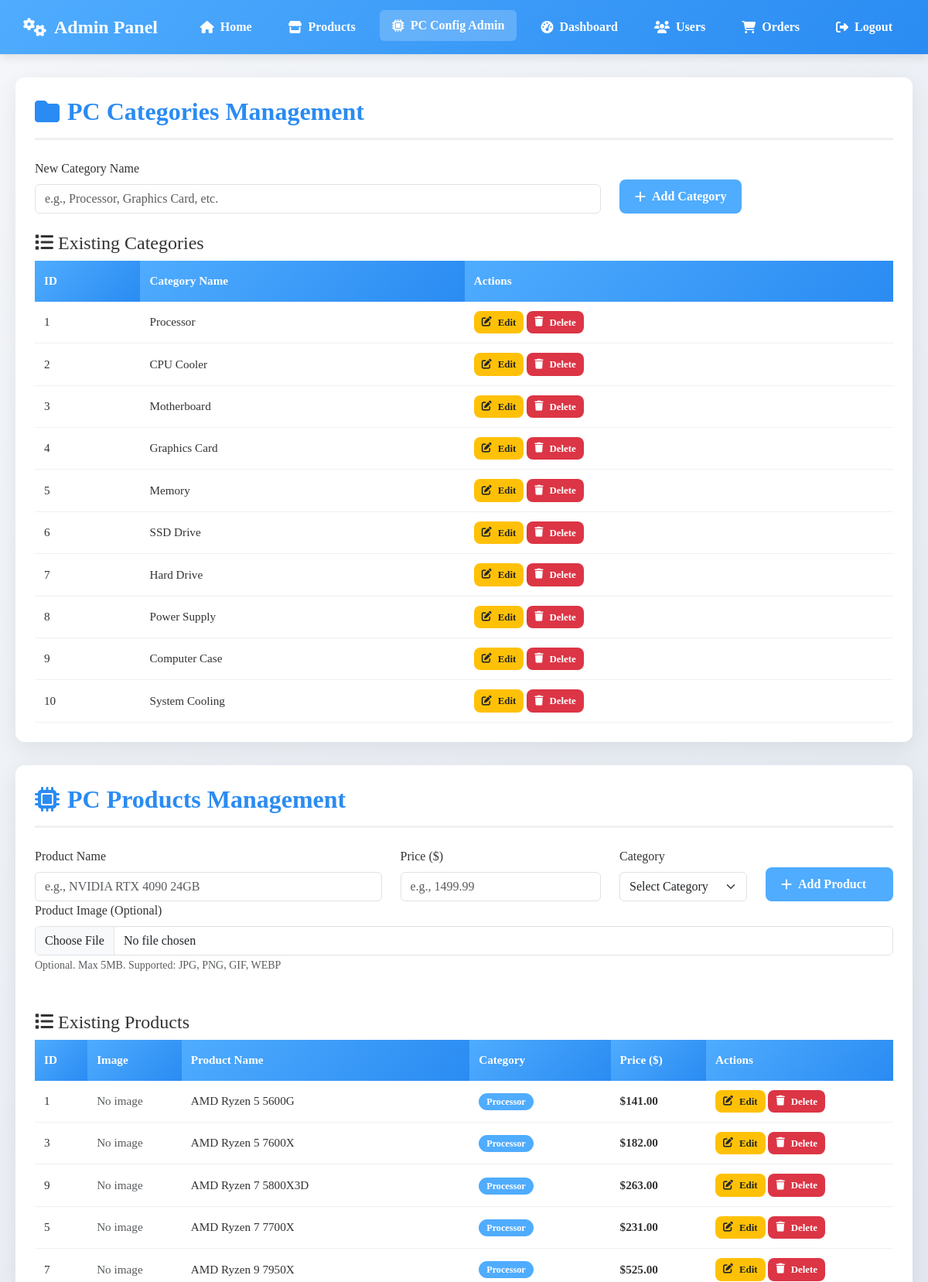
/admin/index.php?page=pc (signed in, upper part), run on the app's committed database.
### tables this page shows
CREATE TABLE IF NOT EXISTS pc_categories (
    id INT AUTO_INCREMENT PRIMARY KEY,
    name VARCHAR(100) NOT NULL
);

CREATE TABLE IF NOT EXISTS pc_products (
    id INT AUTO_INCREMENT PRIMARY KEY,
    name VARCHAR(255) NOT NULL,
    price INT NOT NULL,
    image VARCHAR(255),
    category_id INT NOT NULL
);

### admin/controllers/PCController.php (called while the page is built, shortened)
<?php
class PCController {
    private $pcModel;
    public function __construct($connection) {
        $this->pcModel = new PCModel($connection);
    }
    public function index() {
        $categories = $this->pcModel->getAllCategories();
        $products = $this->pcModel->getAllProducts();
        require_once __DIR__ . '/../views/pc/dashboard.php';
    }
}
?>

### admin/models/PCModel.php (called while the page is built, shortened)
<?php
class PCModel {
    private $conn;
    public function __construct($connection) {
        $this->conn = $connection;
    }
    public function getAllCategories() {
        $stmt = $this->conn->query("SELECT * FROM pc_categories ORDER BY id ASC");
        return $stmt->fetchAll(PDO::FETCH_ASSOC);
    }
    public function getAllProducts() {
        $stmt = $this->conn->query("
            SELECT p.*, c.name as category_name
            FROM pc_products p
            LEFT JOIN pc_categories c ON p.category_id = c.id
            ORDER BY p.category_id, p.name
        ");
        return $stmt->fetchAll(PDO::FETCH_ASSOC);
    }
}
?>

### admin/views/pc/dashboard.php (the view, shortened to what this page needs)
<?php
if (!isset($edit_mode)) {
    $edit_mode = false;
    $edit_category_id = 0;
    $edit_category_name = '';
}
if (!isset($edit_product_id)) {
    $edit_product_id = 0;
}
if (!isset($edit_product_data)) {
    $edit_product_data = null;
}
?>
<div class="admin-container">
    <div class="admin-card">
        <h2><i class="fas fa-folder"></i> PC Categories Management</h2>
        <?php if ($edit_mode): ?>
            <form method="POST" action="index.php?page=pc&action=update_category" class="mb-4">
                <input type="hidden" name="category_id" value="<?php echo $edit_category_id; ?>">
                <div class="row">
                    <div class="col-md-8">
                        <div class="form-group">
                            <label class="form-label">Category Name</label>
                            <input type="text" name="category_name" class="form-control"
                                   value="<?php echo htmlspecialchars($edit_category_name); ?>"
                                   required placeholder="Enter category name">
                        </div>
                    </div>
                    <div class="col-md-4 d-flex align-items-end">
                        <div class="action-buttons">
                            <button type="submit" class="btn btn-success">
                                <i class="fas fa-save"></i> Update Category
                            </button>
                            <a href="index.php?page=pc" class="btn btn-danger">
                                <i class="fas fa-times"></i> Cancel
                            </a>
                        </div>
                    </div>
                </div>
            </form>
        <?php else: ?>
            <form method="POST" action="index.php?page=pc&action=add_category" class="mb-4">
                <div class="row">
                    <div class="col-md-8">
                        <div class="form-group">
                            <label class="form-label">New Category Name</label>
                            <input type="text" name="category_name" class="form-control"
                                   required placeholder="e.g., Processor, Graphics Card, etc.">
                        </div>
                    </div>
                    <div class="col-md-4 d-flex align-items-end">
                        <button type="submit" class="btn btn-primary">
                            <i class="fas fa-plus"></i> Add Category
                        </button>
                    </div>
                </div>
            </form>
        <?php endif; ?>
        <h4><i class="fas fa-list"></i> Existing Categories</h4>
        <?php if (!empty($categories)): ?>
            <div class="table-responsive">
                <table class="admin-table">
                    <thead>
                        <tr>
                            <th>ID</th>
                            <th>Category Name</th>
                            <th>Actions</th>
                        </tr>
                    </thead>
                    <tbody>
                        <?php foreach ($categories as $category): ?>
                        <tr>
                            <td><?php echo htmlspecialchars($category['id']); ?></td>
                            <td><?php echo htmlspecialchars($category['name']); ?></td>
                            <td>
                                <div class="action-buttons">
                                    <a href="index.php?page=pc&action=edit_category&id=<?php echo $category['id']; ?>" class="btn btn-warning btn-sm">
                                        <i class="fas fa-edit"></i> Edit
                                    </a>
                                    <a href="index.php?page=pc&action=delete_category&id=<?php echo $category['id']; ?>"
                                       class="btn btn-danger btn-sm"
                                       onclick="return confirm('Are you sure you want to delete this category?')">
                                        <i class="fas fa-trash"></i> Delete
                                    </a>
                                </div>
                            </td>
                        </tr>
                        <?php endforeach; ?>
                    </tbody>
                </table>
            </div>
        <?php endif; ?>
    </div>
    <div class="admin-card">
        <h2><i class="fas fa-microchip"></i> PC Products Management</h2>
        <?php if ($edit_product_id > 0 && $edit_product_data): ?>
            <form method="POST" action="index.php?page=pc&action=update_product" enctype="multipart/form-data">
                <input type="hidden" name="product_id" value="<?php echo $edit_product_id; ?>">
                <input type="hidden" name="current_image" value="<?php echo htmlspecialchars($edit_product_data['image'] ?? ''); ?>">
                <div class="row">
                    <div class="col-md-6">
                        <div class="form-group">
                            <label class="form-label">Product Name</label>
                            <input type="text" name="product_name" class="form-control"
                                   value="<?php echo htmlspecialchars($edit_product_data['name']); ?>"
                                   required placeholder="e.g., NVIDIA RTX 4090 24GB">
                        </div>
                    </div>
                    <div class="col-md-3">
                        <div class="form-group">
                            <label class="form-label">Price ($)</label>
                            <input type="number" name="product_price" class="form-control" step="0.01" min="0"
                                   value="<?php echo htmlspecialchars($edit_product_data['price']); ?>"
                                   required placeholder="e.g., 1499.99">
                        </div>
                    </div>
                    <div class="col-md-3">
                        <div class="form-group">
                            <label class="form-label">Category</label>
                            <select name="category_id" class="form-select" required>
                                <option value="">Select Category</option>
                                <?php foreach ($categories as $cat): ?>
                                <option value="<?php echo $cat['id']; ?>"
                                        <?php echo ($edit_product_data['category_id'] == $cat['id']) ? 'selected' : ''; ?>>
                                    <?php echo htmlspecialchars($cat['name']); ?>
                                </option>
                                <?php endforeach; ?>
                            </select>
                        </div>
                    </div>
                </div>
                <div class="row">
                    <div class="col-md-6">
                        <div class="form-group">
                            <label class="form-label">Product Image</label>
                            <input type="file" name="product_image" class="form-control" accept="image/*">
                            <small class="text-muted">Leave empty to keep current image. Max 5MB.</small>
                        </div>
                    </div>
                    <div class="col-md-6">
                        <?php if (!empty($edit_product_data['image']) && file_exists('../../' . $edit_product_data['image'])): ?>
                            <div class="form-group">
                                <label class="form-label">Current Image</label>
                                <div>
                                    <img src="../../<?php echo htmlspecialchars($edit_product_data['image']); ?>"
                                         alt="Current Product Image" class="current-image">
                                </div>
                            </div>
                        <?php endif; ?>
                    </div>
                </div>
                <div class="action-buttons mt-3">
                    <button type="submit" class="btn btn-success">
                        <i class="fas fa-save"></i> Update Product
                    </button>
                    <a href="index.php?page=pc" class="btn btn-danger">
                        <i class="fas fa-times"></i> Cancel
                    </a>
                </div>
            </form>
        <?php else: ?>
            <form method="POST" action="index.php?page=pc&action=add_product" enctype="multipart/form-data">
                <div class="row">
                    <div class="col-md-5">
                        <div class="form-group">
                            <label class="form-label">Product Name</label>
                            <input type="text" name="product_name" class="form-control"
                                   required placeholder="e.g., NVIDIA RTX 4090 24GB">
                        </div>
                    </div>
                    <div class="col-md-3">
                        <div class="form-group">
                            <label class="form-label">Price ($)</label>
                            <input type="number" name="product_price" class="form-control" step="0.01" min="0"
                                   required placeholder="e.g., 1499.99">
                        </div>
                    </div>
                    <div class="col-md-2">
                        <div class="form-group">
                            <label class="form-label">Category</label>
                            <select name="category_id" class="form-select" required>
                                <option value="">Select Category</option>
                            </select>
                        </div>
                    </div>
                    <div class="col-md-2 d-flex align-items-end">
                        <button type="submit" class="btn btn-primary w-100">
                            <i class="fas fa-plus"></i> Add Product
                        </button>
                    </div>
                </div>
                <div class="row">
                    <div class="col-md-12">
                        <div class="form-group">
                            <label class="form-label">Product Image (Optional)</label>
                            <input type="file" name="product_image" class="form-control" accept="image/*">
                            <small class="text-muted">Optional. Max 5MB. Supported: JPG, PNG, GIF, WEBP</small>
                        </div>
                    </div>
                </div>
            </form>
        <?php endif; ?>
        <h4 class="mt-5"><i class="fas fa-list"></i> Existing Products</h4>
        <?php if (!empty($products)): ?>
            <div class="table-responsive">
                <table class="admin-table">
                    <thead>
                        <tr>
                            <th>ID</th>
                            <th>Image</th>
                            <th>Product Name</th>
                            <th>Category</th>
                            <th>Price ($)</th>
                            <th>Actions</th>
                        </tr>
                    </thead>
                    <tbody>
                        <?php foreach ($products as $product):
                            $price = number_format($product['price'], 2);
                        ?>
                        <tr>
                            <td><?php echo htmlspecialchars($product['id']); ?></td>
                            <td>
                                <?php if (!empty($product['image']) && file_exists('../../' . $product['image'])): ?>
                                    <img src="../../<?php echo htmlspecialchars($product['image']); ?>"
                                         alt="Product Image" class="product-image">
                                <?php else: ?>
                                    <div class="text-muted">No image</div>
                                <?php endif; ?>
                            </td>
                            <td><?php echo htmlspecialchars($product['name']); ?></td>
                            <td>
                                <span class="badge badge-primary"><?php echo htmlspecialchars($product['category_name'] ?? 'Uncategorized'); ?></span>
                            </td>
                            <td>
                                <strong>$<?php echo $price; ?></strong>
                            </td>
                            <td>
                                <div class="action-buttons">
                                    <a href="index.php?page=pc&action=edit_product&id=<?php echo $product['id']; ?>" class="btn btn-warning btn-sm">
                                        <i class="fas fa-edit"></i> Edit
                                    </a>
                                    <a href="index.php?page=pc&action=delete_product&id=<?php echo $product['id']; ?>"
                                       class="btn btn-danger btn-sm"
                                       onclick="return confirm('Are you sure you want to delete this product?')">
                                        <i class="fas fa-trash"></i> Delete
                                    </a>
                                </div>
                            </td>
                        </tr>
                        <?php endforeach; ?>
                    </tbody>
                </table>
            </div>
        <?php endif; ?>
    </div>
</div>

### data on the page
pc_categories: id "1", name "Processor"
pc_categories: id "2", name "CPU Cooler"
pc_categories: id "3", name "Motherboard"
pc_categories: id "4", name "Graphics Card"
pc_categories: id "5", name "Memory"
pc_categories: id "6", name "SSD Drive"
pc_categories: id "7", name "Hard Drive"
pc_categories: id "8", name "Power Supply"
pc_categories: id "9", name "Computer Case"
pc_categories: id "10", name "System Cooling"
pc_products: id "1", shows "No image", name "AMD Ryzen 5 5600G", pc_categories.name "Processor", price "141.00"
pc_products: id "3", shows "No image", name "AMD Ryzen 5 7600X", pc_categories.name "Processor", price "182.00"
pc_products: id "9", shows "No image", name "AMD Ryzen 7 5800X3D", pc_categories.name "Processor", price "263.00"
pc_products: id "5", shows "No image", name "AMD Ryzen 7 7700X", pc_categories.name "Processor", price "231.00"
pc_products: id "7", shows "No image", name "AMD Ryzen 9 7950X", pc_categories.name "Processor", price "525.00"
